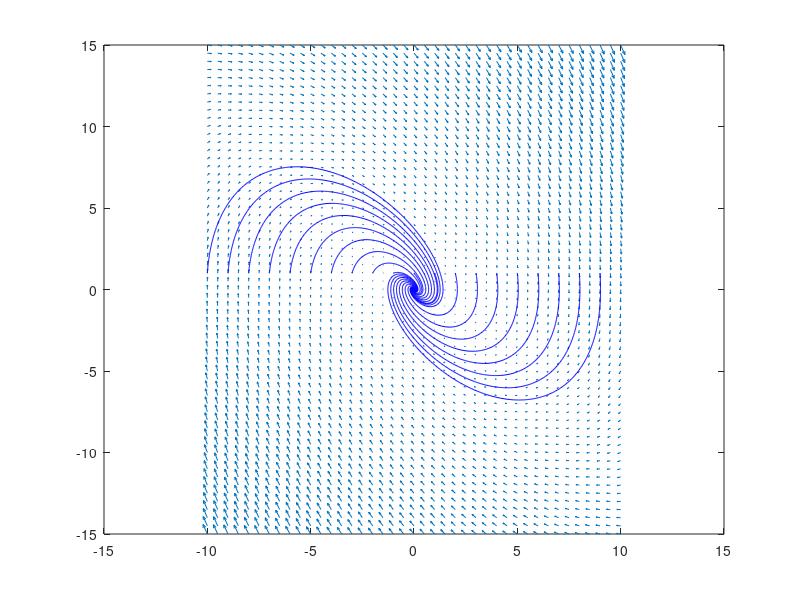

The MATLAB source for this figure:
[q,p]=meshgrid(-10:.5:10,-15:.5:15);
qdot=p;
R=3;
L=2;
C=4;
pdot=-((R/L)*p+(1/L*C)*q);
quiver(q,p,qdot,pdot);
startq=-10:1:10;
startp=ones(size(startq));
streamline(q,p,qdot,pdot,startq,startp);